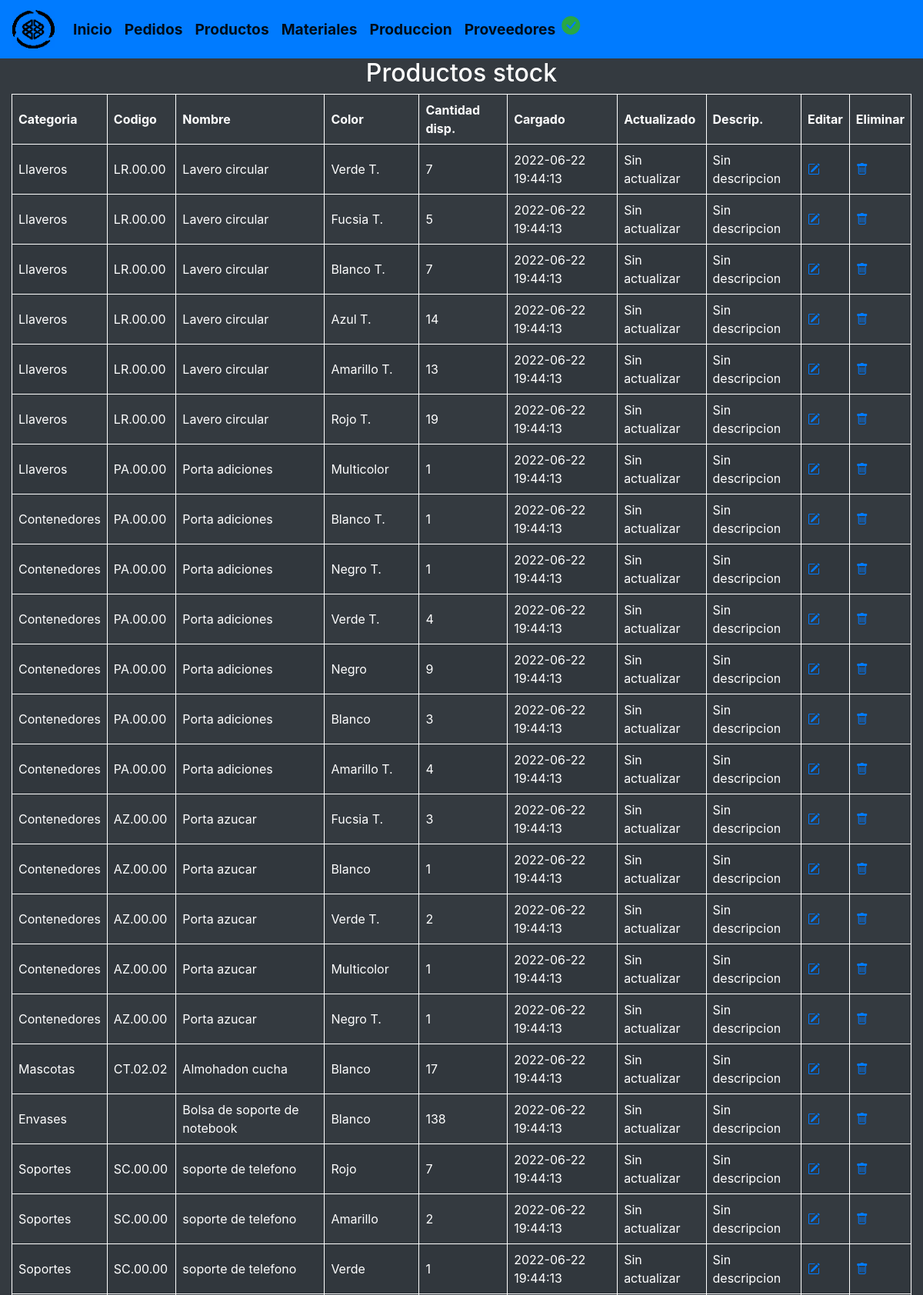
Screenshot of /verstock.php (upper part) with the database file from the repository.
### tables this page shows
create table productosalmacen(
	id_stock int unsigned auto_increment primary key,
	id_producto int unsigned,
	id_categoria int unsigned,
	codigo varchar(20),
	nombre varchar(150) not null,
	color varchar(90) not null,
	stock_disponible int(4) not null,
	descripcion varchar(320),
	creada_el TIMESTAMP DEFAULT CURRENT_TIMESTAMP,
  	actualizada_el TIMESTAMP DEFAULT CURRENT_TIMESTAMP,
  	foreign key (id_categoria) references categoria(id_categoria),
  	foreign key (id_producto) references productos(id_producto)
);

### verstock.php (the view, shortened to what this page needs)
<!DOCTYPE html>
<html lang="es">
	<?php include "modulos/head.php" ?>
	<body class="bg-dark text-white">
		<?php include "modulos/navheader.php" ?>
			<article class="col">
				<center>
					<h2>Productos stock</h2>
				</center>
				<table class="col table-striped">
					<thead>
						<tr>
							<th>Categoria</th>
							<th>Codigo</th>
							<th>Nombre</th>
							<th>Color</th>
							<th>Cantidad disp.</th>
							<th>Cargado</th>
							<th>Actualizado</th>
							<th>Descrip.</th>
							<th>Editar</th>
							<th>Eliminar</th>
						</tr>
					</thead>
					<tbody>
						<?php
							$sql_leer='SELECT * FROM productosalmacen';
							$gsent = $cnn->prepare($sql_leer);
							$gsent->execute();
							$resultados = $gsent->fetchAll();
						    foreach ($resultados as $dato):
						?>
					    <tr>
					    	<td>
					    		<?php
					    			switch ($dato['id_categoria'])
					    			{
					    				case '1':
					    					echo "Llaveros";
					    					break;
				    					case '2':
					    					echo "Contenedores";
					    					break;
						    			case '3':
						    					echo "Envases";
						    					break;
						    			case '4':
					    					echo "Soportes";
					    					break;
				    					case '5':
					    					echo "Baño";
					    					break;
						    			case '6':
						    					echo "Ciclismo";
						    					break;
						    			case '7':
					    					echo "Macetas";
					    					break;
				    					case '8':
					    					echo "Mascotas";
					    					break;
					    				case '9':
					    					echo "Tachos";
					    					break;
				    					case '10':
					    					echo "Asientos";
					    					break;
					    			}
					    		?>
					    	</td>
					    	<td><?php echo $dato['codigo'] ?></td>
						    <td><?php echo $dato['nombre']; ?></td>
						    <td><?php echo $dato['color']; ?></td>
						    <td><?php echo $dato['stock_disponible']; ?></td>
						    <td><?php echo $dato['creada_el']; ?></td>
						    <td>
						    	<?php
						    		if($dato['creada_el']==$dato['actualizada_el'])
						    			{echo 'Sin actualizar';}
						    		else
						    			{echo $dato['actualizada_el'];}
						    	?>
						    </td>
						    <td>
						    	<?php
							    	if($dato['descripcion']==null)
							    		{echo 'Sin descripcion';}
								    else
								    	{echo $dato['descripcion'];}
								?>
							</td>
						    <td><a href="verstock.php?idstock=<?php echo $dato['id_stock']; ?>"><i class="bi bi-pencil-square"></i></a></td>
						    <td><a href="eliminarstock.php?id=<?php echo $dato['id_stock']; ?>" onclick="return confirmar()"><i class="bi bi-trash"></i></a></td>
					    </tr>
						<?php
							endforeach;
						?>
					</tbody>
				</table>
			</article>
		</main>
	</body>
</html>

### styles/styles.css (style rules this page uses)
td, th { border: 1px solid; text-align: left; padding: 8px; }

### rows the page displays
productosalmacen: shows "Llaveros", codigo "LR.00.00", nombre "Lavero circular", color "Verde T.", stock_disponible "7", creada_el "2022-06-22 19:44:13", shows "Sin actualizar", descripcion "Sin descripcion"
productosalmacen: shows "Llaveros", codigo "LR.00.00", nombre "Lavero circular", color "Fucsia T.", stock_disponible "5", creada_el "2022-06-22 19:44:13", shows "Sin actualizar", descripcion "Sin descripcion"
productosalmacen: shows "Llaveros", codigo "LR.00.00", nombre "Lavero circular", color "Blanco T.", stock_disponible "7", creada_el "2022-06-22 19:44:13", shows "Sin actualizar", descripcion "Sin descripcion"
productosalmacen: shows "Llaveros", codigo "LR.00.00", nombre "Lavero circular", color "Azul T.", stock_disponible "14", creada_el "2022-06-22 19:44:13", shows "Sin actualizar", descripcion "Sin descripcion"
productosalmacen: shows "Llaveros", codigo "LR.00.00", nombre "Lavero circular", color "Amarillo T.", stock_disponible "13", creada_el "2022-06-22 19:44:13", shows "Sin actualizar", descripcion "Sin descripcion"
productosalmacen: shows "Llaveros", codigo "LR.00.00", nombre "Lavero circular", color "Rojo T.", stock_disponible "19", creada_el "2022-06-22 19:44:13", shows "Sin actualizar", descripcion "Sin descripcion"
productosalmacen: shows "Llaveros", codigo "PA.00.00", nombre "Porta adiciones", color "Multicolor", stock_disponible "1", creada_el "2022-06-22 19:44:13", shows "Sin actualizar", descripcion "Sin descripcion"
productosalmacen: shows "Contenedores", codigo "PA.00.00", nombre "Porta adiciones", color "Blanco T.", stock_disponible "1", creada_el "2022-06-22 19:44:13", shows "Sin actualizar", descripcion "Sin descripcion"
productosalmacen: shows "Contenedores", codigo "PA.00.00", nombre "Porta adiciones", color "Negro T.", stock_disponible "1", creada_el "2022-06-22 19:44:13", shows "Sin actualizar", descripcion "Sin descripcion"
productosalmacen: shows "Contenedores", codigo "PA.00.00", nombre "Porta adiciones", color "Verde T.", stock_disponible "4", creada_el "2022-06-22 19:44:13", shows "Sin actualizar", descripcion "Sin descripcion"
productosalmacen: shows "Contenedores", codigo "PA.00.00", nombre "Porta adiciones", color "Negro", stock_disponible "9", creada_el "2022-06-22 19:44:13", shows "Sin actualizar", descripcion "Sin descripcion"
productosalmacen: shows "Contenedores", codigo "PA.00.00", nombre "Porta adiciones", color "Blanco", stock_disponible "3", creada_el "2022-06-22 19:44:13", shows "Sin actualizar", descripcion "Sin descripcion"
productosalmacen: shows "Contenedores", codigo "PA.00.00", nombre "Porta adiciones", color "Amarillo T.", stock_disponible "4", creada_el "2022-06-22 19:44:13", shows "Sin actualizar", descripcion "Sin descripcion"
productosalmacen: shows "Contenedores", codigo "AZ.00.00", nombre "Porta azucar", color "Fucsia T.", stock_disponible "3", creada_el "2022-06-22 19:44:13", shows "Sin actualizar", descripcion "Sin descripcion"
productosalmacen: shows "Contenedores", codigo "AZ.00.00", nombre "Porta azucar", color "Blanco", stock_disponible "1", creada_el "2022-06-22 19:44:13", shows "Sin actualizar", descripcion "Sin descripcion"
productosalmacen: shows "Contenedores", codigo "AZ.00.00", nombre "Porta azucar", color "Verde T.", stock_disponible "2", creada_el "2022-06-22 19:44:13", shows "Sin actualizar", descripcion "Sin descripcion"
productosalmacen: shows "Contenedores", codigo "AZ.00.00", nombre "Porta azucar", color "Multicolor", stock_disponible "1", creada_el "2022-06-22 19:44:13", shows "Sin actualizar", descripcion "Sin descripcion"
productosalmacen: shows "Contenedores", codigo "AZ.00.00", nombre "Porta azucar", color "Negro T.", stock_disponible "1", creada_el "2022-06-22 19:44:13", shows "Sin actualizar", descripcion "Sin descripcion"
productosalmacen: shows "Mascotas", codigo "CT.02.02", nombre "Almohadon cucha", color "Blanco", stock_disponible "17", creada_el "2022-06-22 19:44:13", shows "Sin actualizar", descripcion "Sin descripcion"
productosalmacen: shows "Envases", nombre "Bolsa de soporte de notebook", color "Blanco", stock_disponible "138", creada_el "2022-06-22 19:44:13", shows "Sin actualizar", descripcion "Sin descripcion"
productosalmacen: shows "Soportes", codigo "SC.00.00", nombre "soporte de telefono", color "Rojo", stock_disponible "7", creada_el "2022-06-22 19:44:13", shows "Sin actualizar", descripcion "Sin descripcion"
productosalmacen: shows "Soportes", codigo "SC.00.00", nombre "soporte de telefono", color "Amarillo", stock_disponible "2", creada_el "2022-06-22 19:44:13", shows "Sin actualizar", descripcion "Sin descripcion"
productosalmacen: shows "Soportes", codigo "SC.00.00", nombre "soporte de telefono", color "Verde", stock_disponible "1", creada_el "2022-06-22 19:44:13", shows "Sin actualizar", descripcion "Sin descripcion"
